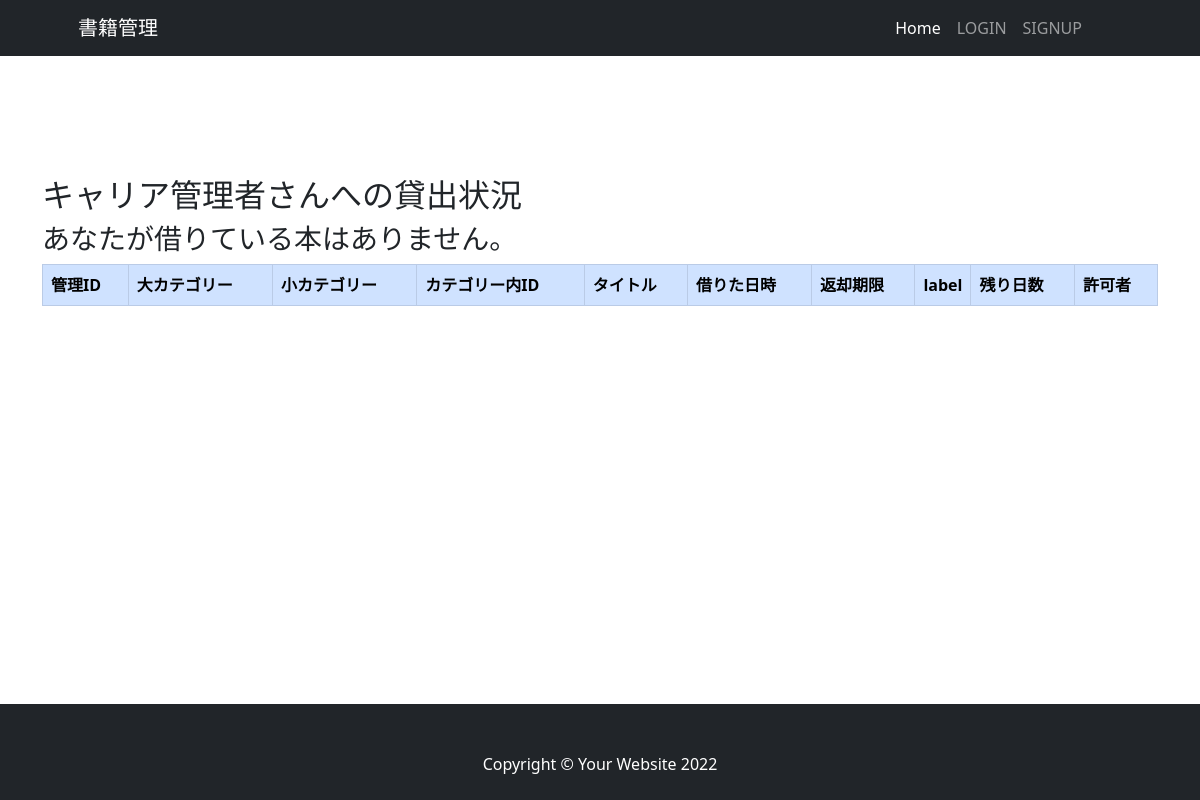
Page /detail_status_user/1/ on the earlier database version.
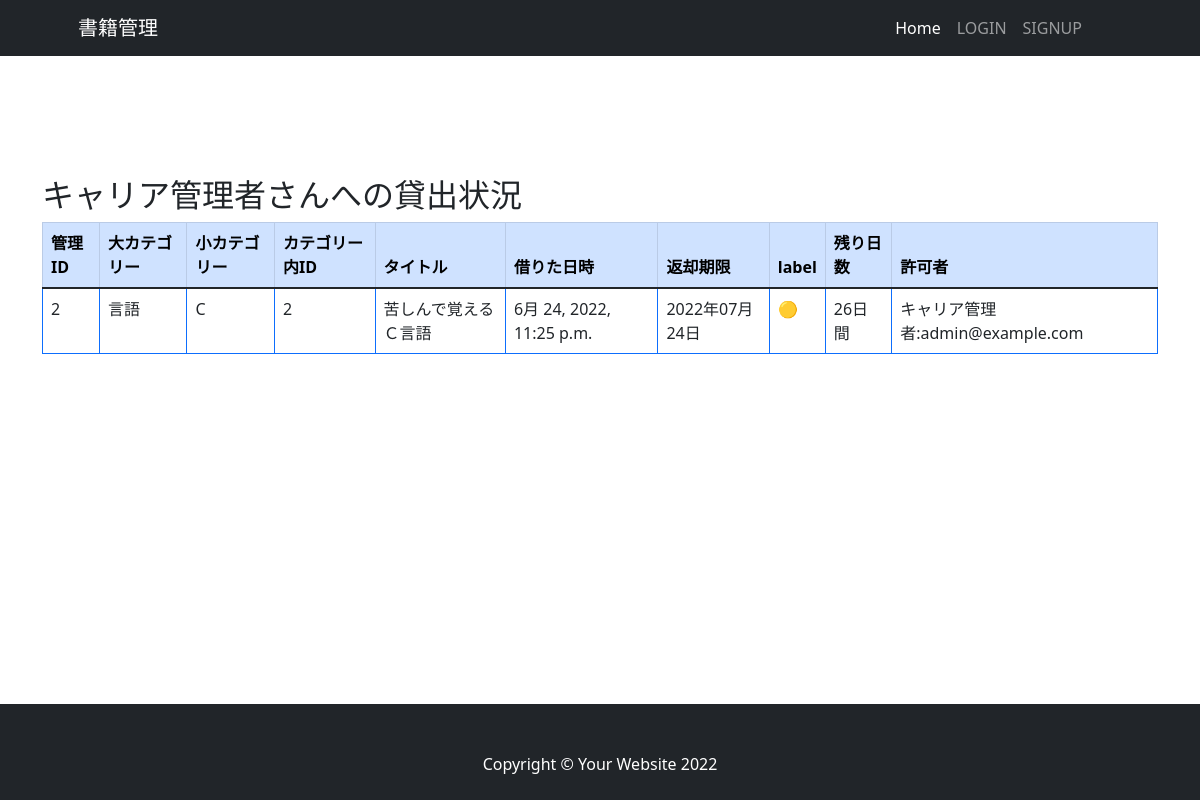
Same page on the later database version.
### book_rental_app/models.py (models this page shows, shortened)
class LendingStatus(models.Model):
    checkout_date = models.DateTimeField(auto_now_add=True, verbose_name='貸し出し日')
    returned_date = models.DateTimeField(auto_now=True, verbose_name='返却日')
    book = models.ForeignKey(Books, on_delete=models.PROTECT, verbose_name='貸し出された書籍')
    borrower_user = models.ForeignKey(User, on_delete=models.PROTECT, related_name='status_borrower', verbose_name='本を借りた人')
    lender_user = models.ForeignKey(User, on_delete=models.PROTECT, related_name='status_lender', verbose_name='貸出許可を出した人')
    is_returned = models.BooleanField(default=False, help_text='本が返されたらTrue', verbose_name='返されたかどうかのラベル')
    def get_due_date(self):
        due_date = self.checkout_date + relativedelta(months=1)
        return due_date
    def get_grace_period(self):
        grace_period = self.get_due_date().date()-dt.date.today()
        return grace_period.days
    def get_is_over(self):
        today = dt.date.today()
        if today > self.get_due_date().date():
            return True
        else:
            return False
    class Meta:
        db_table = 'LendingStatus'
        verbose_name = '貸出状況'
        verbose_name_plural = '貸出状況'

class Books(models.Model):
    manage_id = models.IntegerField(verbose_name='書籍管理用ID', blank=True, null=True)
    id_in_category = models.IntegerField(verbose_name='カテゴリーにおけるID', blank=True, null=True)
    title = models.CharField(max_length=255, verbose_name='Book Title')
    category = models.ForeignKey(SmallCategory, on_delete=models.SET_NULL, blank=True, null=True, verbose_name='Small Categroy name')
    borrower_user = models.ForeignKey(User, on_delete=models.SET_NULL, blank=True, null=True, related_name='borrowing_books', verbose_name='本を借りた人')
    lender_user = models.ForeignKey(User, on_delete=models.SET_NULL, blank=True, null=True, related_name='lending_books', verbose_name='貸出許可を出した人')
    is_rental = models.BooleanField(default=False, help_text='借りられたらTrue', verbose_name='貸出中ラベル')
    created_at = models.DateTimeField(auto_now_add=True, verbose_name='書籍追加された日時')
    class Meta:
        db_table = 'Books'
        verbose_name = '書籍情報'
        verbose_name_plural = '書籍情報'

class SmallCategory(models.Model):
    large_category = models.ForeignKey(LargeCategory, on_delete=models.SET_NULL, blank=True, null=True, verbose_name='Large Categroy name')
    name = models.CharField(max_length=25, verbose_name='Small Categroy name')
    def __str__(self):
        return self.name
    class Meta:
        db_table = 'Small_Category'
        verbose_name = '小カテゴリー'
        verbose_name_plural = '小カテゴリー'

class LargeCategory(models.Model):
    name = models.CharField(max_length=25, verbose_name='Large Categroy name')
    def __str__(self):
        return self.name
    class Meta:
        db_table = 'Large_Category'
        verbose_name = '大カテゴリー'
        verbose_name_plural = '大カテゴリー'

### register/models.py (models this page shows, shortened)
class User(AbstractBaseUser, PermissionsMixin):
    email = models.EmailField(_('email address'), unique=True)
    first_name = models.CharField(_('first name'), max_length=30, blank=True)
    last_name = models.CharField(_('last name'), max_length=150, blank=True)
    is_staff = models.BooleanField(
        _('staff status'),
        default=False,
        help_text=_(
            'Designates whether the user can log into this admin site.'),
    )
    is_active = models.BooleanField(
        _('active'),
        default=True,
        help_text=_(
            'Designates whether this user should be treated as active. '
            'Unselect this instead of deleting accounts.'
        ),
    )
    date_joined = models.DateTimeField(_('date joined'), default=timezone.now)
    """
    5冊目での貸出上限フラグ追加
    """
    rental_limit = models.BooleanField(default=False, help_text='5冊以上借りたらTrue', verbose_name='貸出上限フラグ')
    """
    借りているかどうかでフラグ追加
    """
    is_borrowing = models.BooleanField(default=False, help_text='本を借りていればTrue', verbose_name='本を借りている人/is_borrowing')
    objects = CustomUserManager()
    EMAIL_FIELD = 'email'
    USERNAME_FIELD = 'email'
    REQUIRED_FIELDS = []
    class Meta:
        verbose_name = _('user')
        verbose_name_plural = _('users')
    def __str__(self):
        return self.last_name + self.first_name + ':' + self.email

### book_rental_app/views/lender_views.py (the view)
# urls.py: path('detail_status_user/<int:pk>/', views.detail_status_user, name='detail_status_user'),
def detail_status_user(request, pk):
    status_user = User.objects.get(id=pk)
    lending_status = LendingStatus.objects.filter(borrower_user=status_user, is_returned=False)
    context = {
        'status_user': status_user,
        'lending_status': lending_status,
    }
    return render(request, 'lender/list_status/detail_status_user.html', context)

### book_rental_app/templates/lender/list_status/detail_status_user.html (shortened to what this page needs)
{% extends 'lender/base.html' %}
{% load custom_tag %}
{% block content %}
        <section class="pt-4">
            <div class="container">
                <h2>{{ status_user.last_name }}{{ status_user.first_name }}さんへの貸出状況</h2>
                  <table class="table table-bordered border-primary table-hover">
                    <thead class="table-primary">
                      <tr>
                        <th scope="col">管理ID</th>
                        <th scope="col">大カテゴリー</th>
                        <th scope="col">小カテゴリー</th>
                        <th scope="col">カテゴリー内ID</th>
                        <th scope="col">タイトル</th>
                        <th scope="col">借りた日時</th>
                        <th scope="col">返却期限</th>
                        <th scope="col" width="3%">label</th>
                        <th scope="col">残り日数</th>
                        <th scope="col">許可者</th>
                      </tr>
                    </thead>
                    {% if lending_status %}
                    {% for status in lending_status %}
                    {% if not status.is_returned %}
                    <tbody>
                      <tr>
                          <td>{{ status.book.manage_id }}</td>
                          <td>{{ status.book.category.large_category }}</td>
                          <td>{{ status.book.category }}</td>
                          <td>{{ status.book.id_in_category }}</td>
                          <td>{{ status.book.title }}</td>
                          <td>{{ status.checkout_date }}</td>
                          <td>{{ status.get_due_date | date:"Y年m月j日" }}</td>
                          {% if not status.get_is_over %}
                          {% if status.get_grace_period >= 28 %}
                          <td>🟢</td>
                          {% elif status.get_grace_period >= 14 %}
                          <td>🟡</td>
                          {% elif status.get_grace_period >= 3 %}
                          <td>🟠</td>
                          {% elif status.get_grace_period == 0 %}
                          <td>🔴</td>
                          {% endif %}
                          {% else %}
                          <td>❌</td>
                          {% endif %}
                          {% if status.get_grace_period >= 0 %}
                          <td>{{ status.get_grace_period }}日間</td>
                          {% else %}
                          <td>延滞{% multiplication -1 status.get_grace_period %}日間</td>
                          {% endif %}
                          <td>{{ status.lender_user }}</td>
                      </tr>
                    </tbody>
                    {% endif %}
                    {% endfor %}
                    {% else %}
                    <h3>あなたが借りている本はありません。</h3>
                    {% endif %}
                  </table>
            </div>
        </section>
{% endblock %}

Differences in the rows shown:
added LendingStatus: book.manage_id "2", book.category.large_category "言語", book.category "C", book.id_in_category "2", book "苦しんで覚えるＣ言語", checkout_date "6月 24, 2022, 11:25 p.m.", get_due_date "2022年07月24日", get_grace_period "26", lender_user "キャリア管理者:admin@example.com"
Other differences:
text no longer shown: "あなたが借りている本はありません。"
